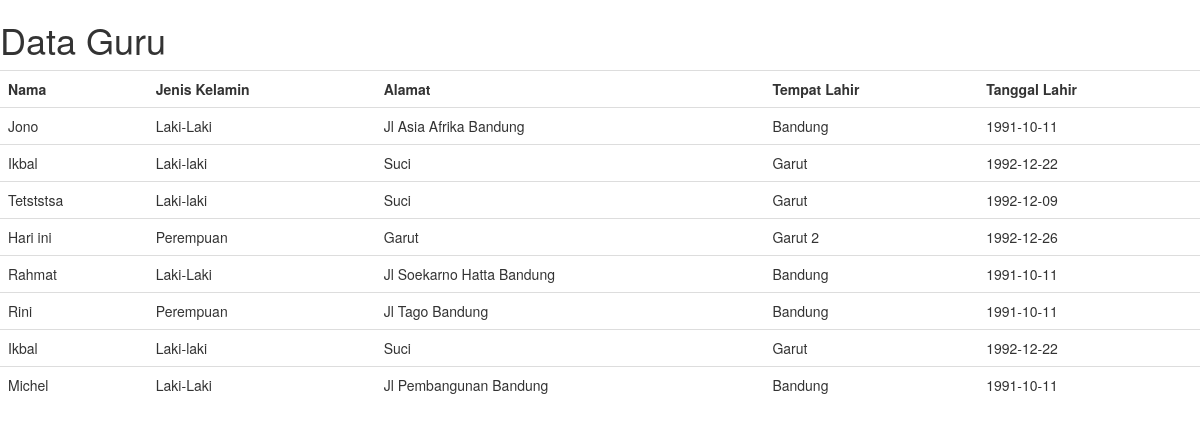
The page /tampilguru.php on the database its author committed.
### tables this page shows
CREATE TABLE IF NOT EXISTS `guru` (
  `ID_GURU` varchar(10) NOT NULL,
  `NAMA` text NOT NULL,
  `JENIS_KELAMIN` text NOT NULL,
  `ALAMAT` text NOT NULL,
  `TEMPAT_LAHIR` text NOT NULL,
  `TANGGAL_LAHIR` date NOT NULL,
  PRIMARY KEY (`ID_GURU`),
  KEY `ID_GURU` (`ID_GURU`)
);

### tampilguru.php (the view, shortened to what this page needs)
<!DOCTYPE html>
<html>
<head>
	<link rel="stylesheet" type="text/css" href="css/bootstrap.min.css">
</head>
<body>
<h1>Data Guru</h1>
<table class="table">
	<tr>
		<th>Nama</th>
		<th>Jenis Kelamin</th>
		<th>Alamat</th>
		<th>Tempat Lahir</th>
		<th>Tanggal Lahir</th>
	</tr>
	<?php
	$query = "SELECT * FROM guru";
	$hasil = mysql_query($query);
	while ($row = mysql_fetch_array($hasil)) {  ?>
	<tr>
		<td><?php echo $row["NAMA"]; ?></td>
		<td><?php echo $row["JENIS_KELAMIN"]; ?></td>
		<td><?php echo $row["ALAMAT"]; ?></td>
		<td><?php echo $row["TEMPAT_LAHIR"]; ?></td>
		<td><?php echo $row["TANGGAL_LAHIR"]; ?></td>
	</tr>
	<?php } ?>
</table>
</body>
</html>

### rows shown on the page
guru: NAMA "Jono", JENIS_KELAMIN "Laki-Laki", ALAMAT "Jl Asia Afrika Bandung", TEMPAT_LAHIR "Bandung", TANGGAL_LAHIR "1991-10-11"
guru: NAMA "Ikbal", JENIS_KELAMIN "Laki-laki", ALAMAT "Suci", TEMPAT_LAHIR "Garut", TANGGAL_LAHIR "1992-12-22"
guru: NAMA "Tetststsa", JENIS_KELAMIN "Laki-laki", ALAMAT "Suci", TEMPAT_LAHIR "Garut", TANGGAL_LAHIR "1992-12-09"
guru: NAMA "Hari ini", JENIS_KELAMIN "Perempuan", ALAMAT "Garut", TEMPAT_LAHIR "Garut 2", TANGGAL_LAHIR "1992-12-26"
guru: NAMA "Rahmat", JENIS_KELAMIN "Laki-Laki", ALAMAT "Jl Soekarno Hatta Bandung", TEMPAT_LAHIR "Bandung", TANGGAL_LAHIR "1991-10-11"
guru: NAMA "Rini", JENIS_KELAMIN "Perempuan", ALAMAT "Jl Tago Bandung", TEMPAT_LAHIR "Bandung", TANGGAL_LAHIR "1991-10-11"
guru: NAMA "Ikbal", JENIS_KELAMIN "Laki-laki", ALAMAT "Suci", TEMPAT_LAHIR "Garut", TANGGAL_LAHIR "1992-12-22"
guru: NAMA "Michel", JENIS_KELAMIN "Laki-Laki", ALAMAT "Jl Pembangunan Bandung", TEMPAT_LAHIR "Bandung", TANGGAL_LAHIR "1991-10-11"
